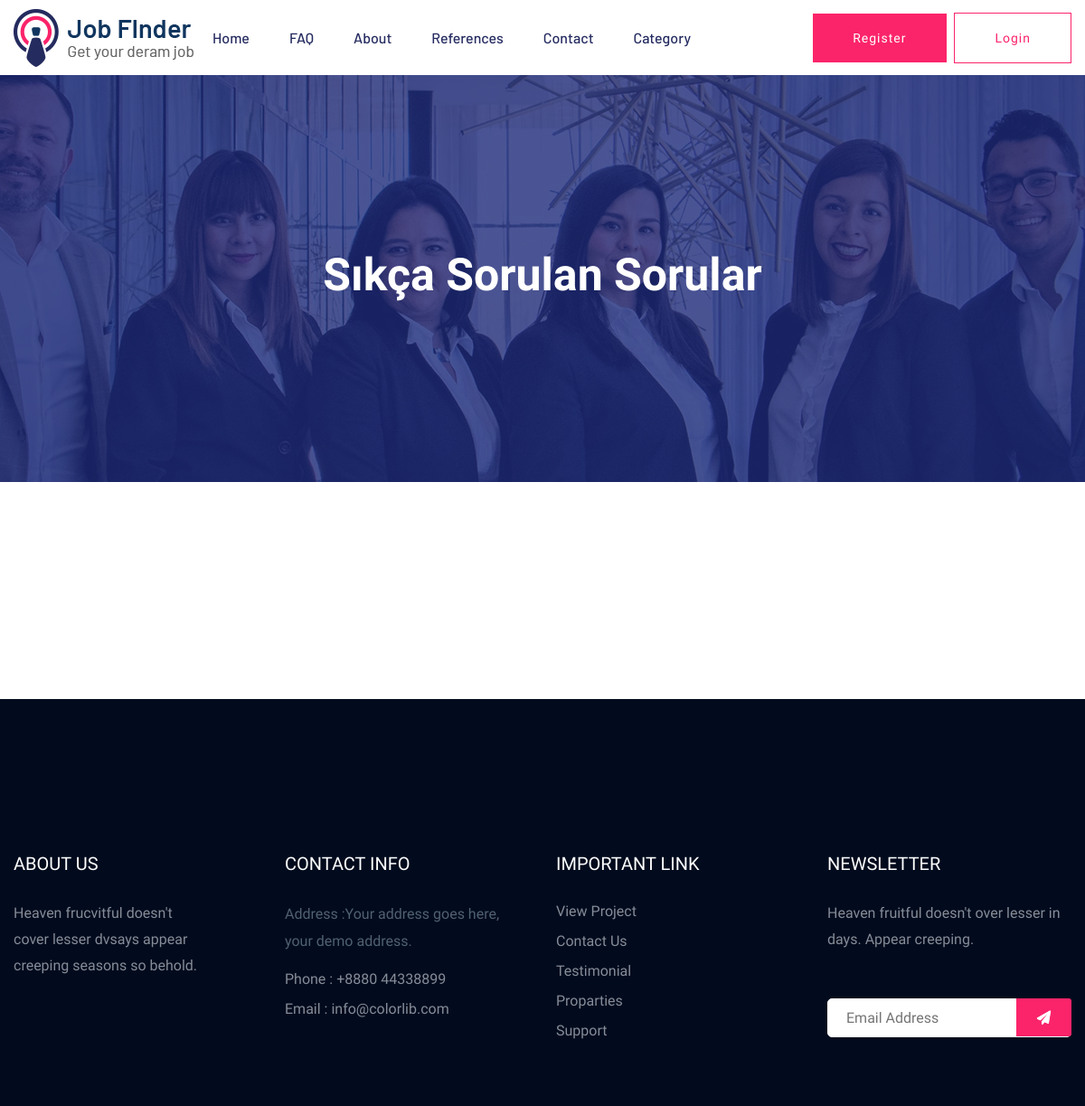
The app's page /faq/ (upper part), older data.
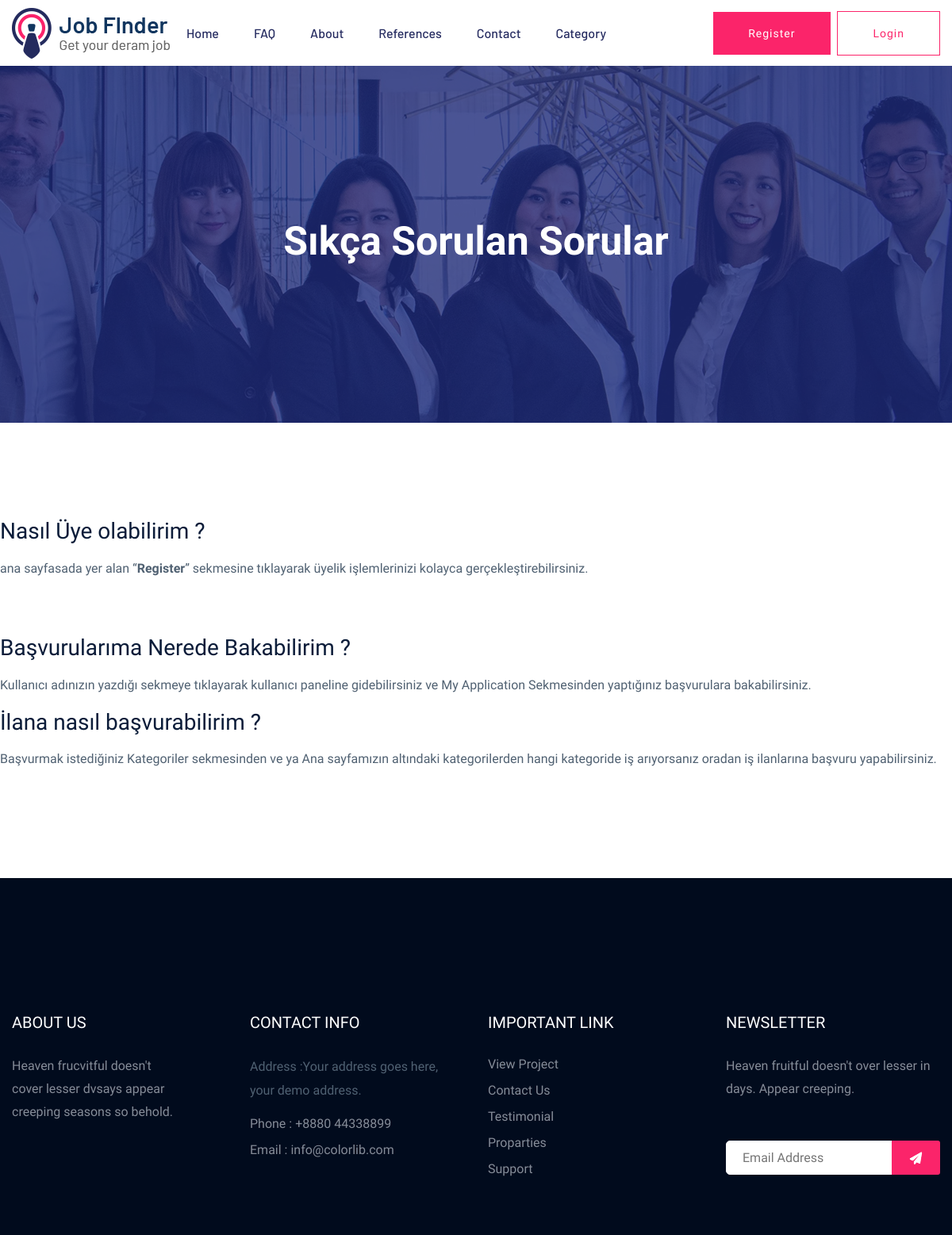
The same page, newer data.
### home/models.py (models this page shows, shortened)
class FAQ(models.Model):
    STATUS = (
        ('True', 'True'),
        ('False', 'False'),
    )
    question = models.CharField(max_length=200)
    answer = RichTextUploadingField()
    status=models.CharField(max_length=10, choices=STATUS)
    create_at=models.DateTimeField(auto_now_add=True)
    update_at=models.DateTimeField(auto_now=True)

### home/views.py (the view)
# urls.py: path('faq/', views.faq, name='faq'),
def faq(request):
   category = Category.objects.all()
   faq = FAQ.objects.all()
   context = {'category': category,
              'faq': faq,
              }
   return render(request,'faq.html',context)

### home/templates/faq.html (shortened to what this page needs)
{% extends "homebase.html" %}
{% block body %}
<div class="slider-area ">
    {% load static %}
        <div class="single-slider section-overly slider-height2 d-flex align-items-center" data-background="{%static 'assets/img/hero/about.jpg'%}">
            <div class="container">
                <div class="row">
                    <div class="col-xl-12">
                        <div class="hero-cap text-center">
                            <h2>Sıkça Sorulan Sorular</h2>
                        </div>
                    </div>
                </div>
            </div>
        </div>
    </div>
<div class="job-post-company pt-120 pb-120">
        <div class="container">
            <div class="row">
                 <div id="accordion">
                    {% for rs in faq %}
                        <h3>{{ rs.question }}</h3>
                        <div>
                            <p>
                                {{ rs.answer | safe}}
                            </p>
                        </div>
                    {% endfor %}
                </div>
        </div>
    </div>
</div>
{% endblock %}

Row changes from the older to the newer data that the page shows:
added FAQ: question "Nasıl Üye olabilirim ?", answer "ana sayfasada yer alan “ Register ” sekmesine tıklayarak üyelik işlemlerinizi kolayca gerçekleştirebilirsiniz."
added FAQ: question "Başvurularıma Nerede Bakabilirim ?", answer "Kullanıcı adınızın yazdığı sekmeye tıklayarak kullanıcı paneline gidebilirsiniz ve My Application Sekmesinden yaptığınız başvurulara bakabilirsiniz."
added FAQ: question "İlana nasıl başvurabilirim ?", answer "Başvurmak istediğiniz Kategoriler sekmesinden ve ya Ana sayfamızın altındaki kategorilerden hangi kategoride iş arıyorsanız oradan iş ilanlarına başvuru yapabilirsiniz."
